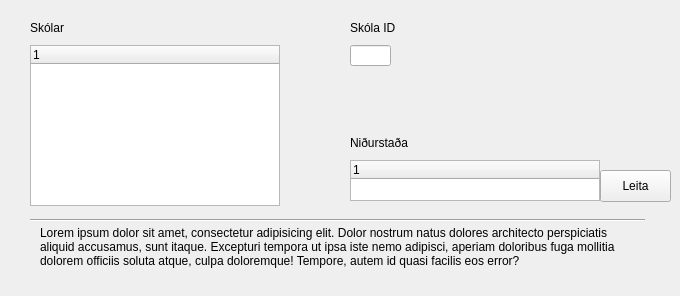
      <widget class="QWidget" name="schoolsTabCreate_2">
       <attribute name="title">
        <string>Skóli</string>
       </attribute>
       <widget class="QLabel" name="label_37">
        <property name="geometry">
         <rect>
          <x>40</x>
          <y>226</y>
          <width>595</width>
          <height>61</height>
         </rect>
        </property>
        <property name="text">
         <string>Lorem ipsum dolor sit amet, consectetur adipisicing elit. Dolor nostrum natus dolores architecto perspiciatis aliquid accusamus, sunt itaque. Excepturi tempora ut ipsa iste nemo adipisci, aperiam doloribus fuga mollitia dolorem officiis soluta atque, culpa doloremque! Tempore, autem id quasi facilis eos error?</string>
        </property>
        <property name="textFormat">
         <enum>Qt::AutoText</enum>
        </property>
        <property name="scaledContents">
         <bool>false</bool>
        </property>
        <property name="alignment">
         <set>Qt::AlignLeading|Qt::AlignLeft|Qt::AlignTop</set>
        </property>
        <property name="wordWrap">
         <bool>true</bool>
        </property>
       </widget>
       <widget class="Line" name="line_12">
        <property name="geometry">
         <rect>
          <x>30</x>
          <y>210</y>
          <width>615</width>
          <height>20</height>
         </rect>
        </property>
        <property name="orientation">
         <enum>Qt::Horizontal</enum>
        </property>
       </widget>
       <widget class="QTreeWidget" name="treeWidget_7">
        <property name="geometry">
         <rect>
          <x>350</x>
          <y>160</y>
          <width>250</width>
          <height>41</height>
         </rect>
        </property>
        <column>
         <property name="text">
          <string notr="true">1</string>
         </property>
        </column>
       </widget>
       <widget class="QPushButton" name="pushButton_13">
        <property name="geometry">
         <rect>
          <x>600</x>
          <y>170</y>
          <width>71</width>
          <height>32</height>
         </rect>
        </property>
        <property name="text">
         <string>Leita</string>
        </property>
       </widget>
       <widget class="QTreeWidget" name="treeWidget_8">
        <property name="geometry">
         <rect>
          <x>30</x>
          <y>45</y>
          <width>250</width>
          <height>161</height>
         </rect>
        </property>
        <column>
         <property name="text">
          <string notr="true">1</string>
         </property>
        </column>
       </widget>
       <widget class="QLabel" name="label_52">
        <property name="geometry">
         <rect>
          <x>350</x>
          <y>20</y>
          <width>101</width>
          <height>16</height>
         </rect>
        </property>
        <property name="text">
         <string>Skóla ID</string>
        </property>
       </widget>
       <widget class="QLabel" name="label_53">
        <property name="geometry">
         <rect>
          <x>30</x>
          <y>20</y>
          <width>101</width>
          <height>16</height>
         </rect>
        </property>
        <property name="text">
         <string>Skólar</string>
        </property>
       </widget>
       <widget class="QLineEdit" name="lineEdit_6">
        <property name="geometry">
         <rect>
          <x>350</x>
          <y>45</y>
          <width>41</width>
          <height>21</height>
         </rect>
        </property>
        <property name="text">
         <string/>
        </property>
        <property name="maxLength">
         <number>11</number>
        </property>
        <property name="clearButtonEnabled">
         <bool>true</bool>
        </property>
       </widget>
       <widget class="QLabel" name="label_55">
        <property name="geometry">
         <rect>
          <x>350</x>
          <y>135</y>
          <width>101</width>
          <height>16</height>
         </rect>
        </property>
        <property name="text">
         <string>Niðurstaða</string>
        </property>
       </widget>
      </widget>
